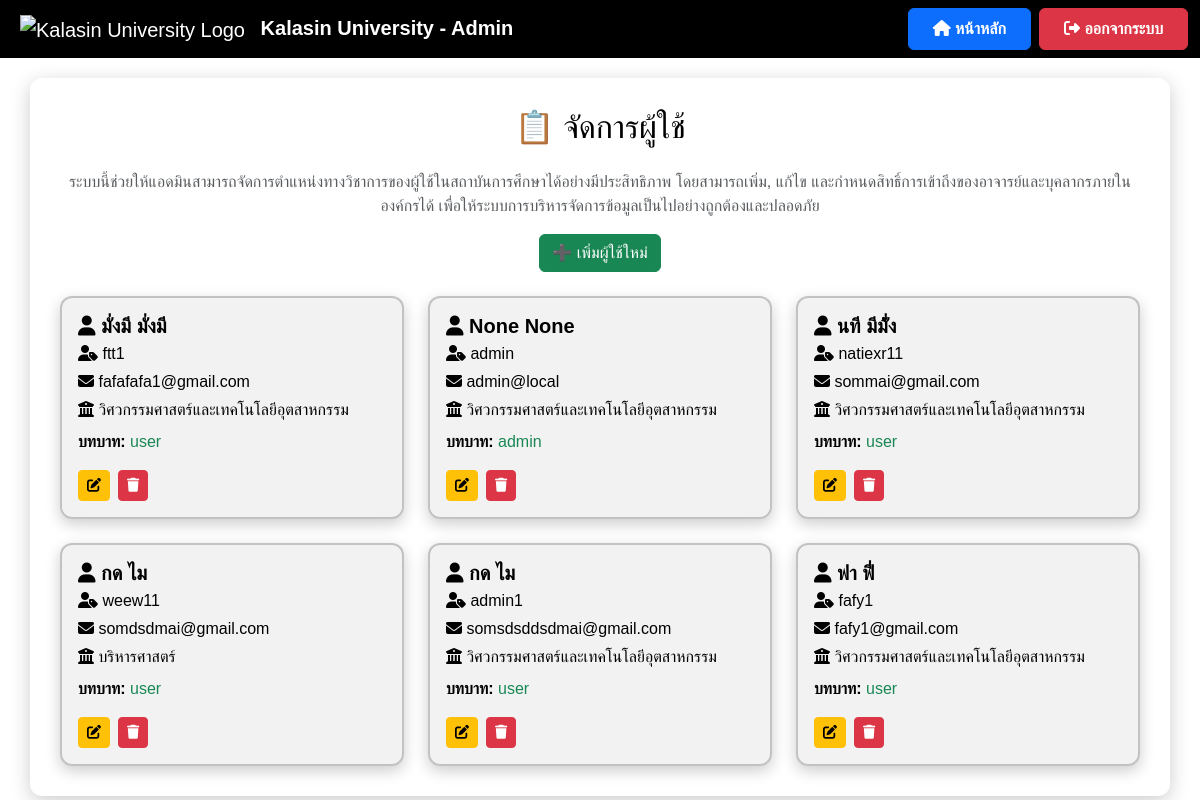
Screenshot of /manage_users (signed in) with the database file from the repository.
### app.py (models this page shows)
class User(db.Model, UserMixin):
    __tablename__ = "user"
    id        = db.Column(db.Integer, primary_key=True)
    username  = db.Column(db.String(80),  unique=True, nullable=False)
    password  = db.Column(db.String(128), nullable=False)   # เก็บ hash ได้ยาว ๆ
    full_name = db.Column(db.String(150), nullable=False)
    first_name = db.Column(db.String(80))
    last_name  = db.Column(db.String(80))
    faculty    = db.Column(db.String(100), nullable=False)
    email      = db.Column(db.String(120), unique=True, nullable=False)
    role       = db.Column(db.String(20),  default="user")
    phone      = db.Column(db.String(20))   # 🆕 เพิ่มบรรทัดนี้
    requests = db.relationship(
        "AcademicRequest",
        backref="user",
        cascade="all, delete-orphan",
        lazy="dynamic"
    )
    workflow_steps = db.relationship(
        "WorkflowStep",
        backref="user",
        cascade="all, delete-orphan",
        lazy="dynamic"
    )

### app.py (the view)
@app.route('/manage_users')
def manage_users():
    if 'role' not in session or session['role'] not in ['admin', ]:
        flash("❌ คุณไม่มีสิทธิ์เข้าถึงหน้านี้!", "danger")
        return redirect(url_for('admin_login'))  # ถ้าไม่ใช่ admin, ให้ไปหน้า login
    users = User.query.all()
    return render_template('manage_users.html', users=users)

### app.py (called while the page is built)
@app.template_filter("faculty_th")
def faculty_th(code):
    return FACULTY_MAP.get(code, "ไม่ระบุคณะ")

### templates/manage_users.html (shortened to what this page needs)
<!DOCTYPE html>
<html lang="th">
<head>
    <link href="https://cdn.jsdelivr.net/npm/bootstrap@5.3.3/dist/css/bootstrap.min.css" rel="stylesheet">
    <link rel="stylesheet" href="https://cdnjs.cloudflare.com/ajax/libs/font-awesome/6.4.2/css/all.min.css">
</head>
<body>
    <nav class="navbar navbar-expand-lg navbar-dark">
        <div class="container-fluid">
            <a class="navbar-brand ms-2" href="{{ url_for('admin_dashboard') }}">
                <img src="https://upload.wikimedia.org/wikipedia/th/4/4e/Kalasin_University_Seal.svg"
                     alt="Kalasin University Logo"
                     style="height: 50px; margin-right: 10px;">
                <strong>Kalasin University - Admin</strong>
            </a>
            <div class="ms-auto d-flex">
                <a href="{{ url_for('admin_dashboard') }}" class="btn btn-primary fw-bold px-4 py-2 me-2">
                    <i class="fas fa-home"></i> หน้าหลัก
                </a>
                <a href="{{ url_for('logout') }}" class="btn btn-danger fw-bold px-4 py-2">
                    <i class="fas fa-sign-out-alt"></i> ออกจากระบบ
                </a>
            </div>
        </div>
    </nav>
    <div class="container container-custom">
        <h2 class="mb-4 text-center">📋 จัดการผู้ใช้</h2>
    <p class="text-center text-muted">
        ระบบนี้ช่วยให้แอดมินสามารถจัดการตำแหน่งทางวิชาการของผู้ใช้ในสถาบันการศึกษาได้อย่างมีประสิทธิภาพ
        โดยสามารถเพิ่ม, แก้ไข และกำหนดสิทธิ์การเข้าถึงของอาจารย์และบุคลากรภายในองค์กรได้
        เพื่อให้ระบบการบริหารจัดการข้อมูลเป็นไปอย่างถูกต้องและปลอดภัย
    </p>
        <div class="text-center mb-4">
            <a href="{{ url_for('add_user') }}" class="btn btn-success">
                ➕ เพิ่มผู้ใช้ใหม่
            </a>
        </div>
<div class="row row-cols-1 row-cols-md-2 row-cols-lg-3 g-4">
    {% for user in users %}
    <div class="col">
        <div class="user-card p-3 h-100 d-flex flex-column">
<h5 class="fw-bold mb-1">
    <i class="fas fa-user"></i>
    {{ user.first_name }} {{ user.last_name }}
</h5>
<p class="mb-1"><i class="fas fa-user-tag"></i> {{ user.username }}</p>
<p class="mb-1"><i class="fas fa-envelope"></i> {{ user.email }}</p>
<p class="mb-1">
    <i class="fas fa-building-columns"></i>
    {{ user.faculty | faculty_th }}
</p>
<p class="mb-3">
    <strong>บทบาท:</strong>
    <span class="text-success">{{ user.role }}</span>
</p>
            <div class="d-flex gap-2 mt-auto">
                <a href="{{ url_for('edit_user', user_id=user.id) }}"
                   class="btn btn-warning btn-sm">
                    <i class="fas fa-edit"></i>
                </a>
    <form method="POST"
          action="{{ url_for('delete_user', user_id=user.id) }}"
          onsubmit="return confirm('⚠️ ยืนยันลบ {{ user.username }} ?');">
        <button type="submit" class="btn btn-danger btn-sm">
            <i class="fas fa-trash"></i>
        </button>
    </form>
</div>
        </div>
    </div>
    {% endfor %}
</div>
</body>
</html>

### templates/manage_users.html (style rules this page uses)
body { font-family: 'Poppins', sans-serif; background: white; color: black; }
.navbar { background: #000000; backdrop-filter: blur(10px); }
.container-custom { background: #ffffff; border-radius: 12px; padding: 30px; box-shadow: 0 5px 20px rgba(0, 0, 0, 0.2); margin-top: 20px; }
.user-card { background: rgba(0, 0, 0, 0.05); color: black; border-radius: 12px; padding: 20px; border: 2px solid rgba(0, 0, 0, 0.2); box-shadow: 0 5px 15px rgba(0, 0, 0, 0.2); transition: transform 0.2s; cursor: pointer; position: relative; }

### rows the page displays
User: first_name "มั่งมี", last_name "มั่งมี", username "ftt1", email "fafafafa1@gmail.com", faculty|faculty_th "วิศวกรรมศาสตร์และเทคโนโลยีอุตสาหกรรม", role "user"
User: first_name "None", last_name "None", username "admin", email "admin@local", faculty|faculty_th "วิศวกรรมศาสตร์และเทคโนโลยีอุตสาหกรรม", role "admin"
User: first_name "นที", last_name "มีมั่้ง", username "natiexr11", email "sommai@gmail.com", faculty|faculty_th "วิศวกรรมศาสตร์และเทคโนโลยีอุตสาหกรรม", role "user"
User: first_name "กด", last_name "ไม", username "weew11", email "somdsdmai@gmail.com", faculty|faculty_th "บริหารศาสตร์", role "user"
User: first_name "กด", last_name "ไม", username "admin1", email "somsdsddsdmai@gmail.com", faculty|faculty_th "วิศวกรรมศาสตร์และเทคโนโลยีอุตสาหกรรม", role "user"
User: first_name "ฟา", last_name "ฟี่", username "fafy1", email "fafy1@gmail.com", faculty|faculty_th "วิศวกรรมศาสตร์และเทคโนโลยีอุตสาหกรรม", role "user"
